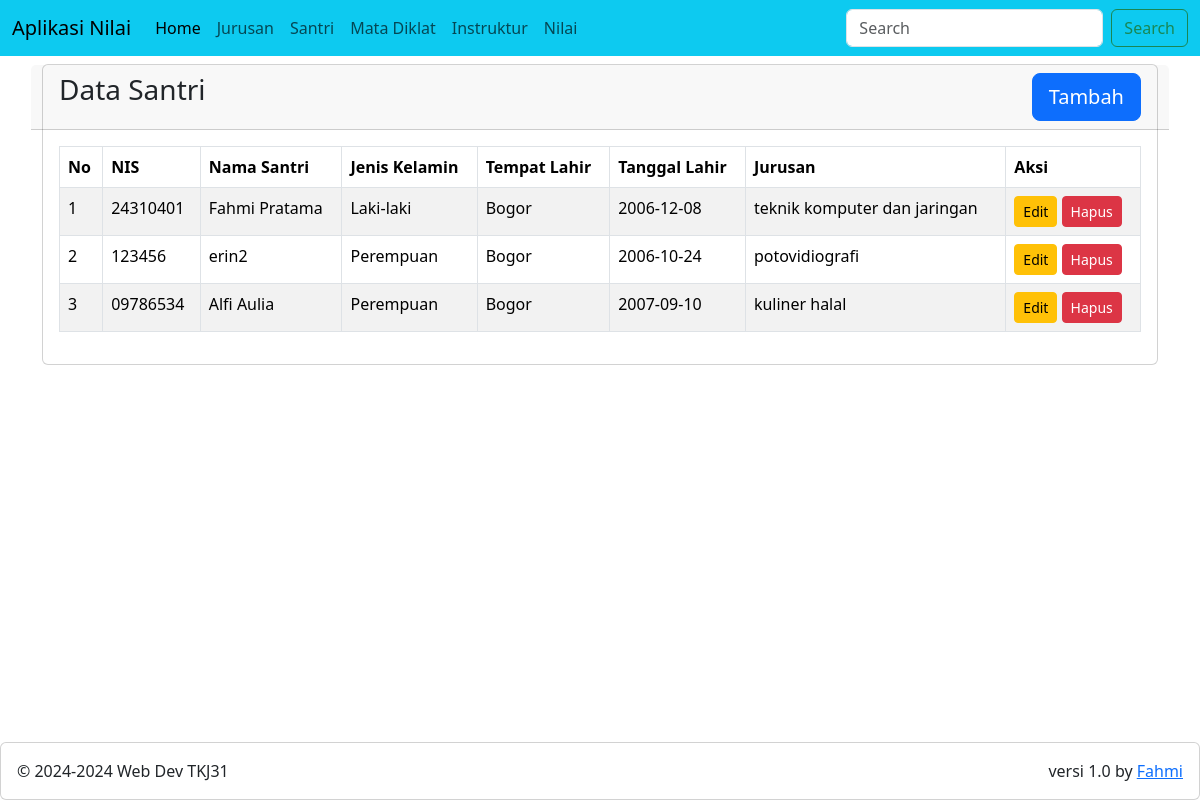
The page /?m=santri on the database its author committed.
### tables this page shows
CREATE TABLE `students` (
  `id` int(11) NOT NULL,
  `nis` varchar(10) NOT NULL,
  `name` varchar(100) DEFAULT NULL,
  `gender` varchar(30) DEFAULT NULL,
  `pob` varchar(75) DEFAULT NULL,
  `dob` date DEFAULT NULL,
  `major_id` int(11) NOT NULL
);

CREATE TABLE `majors` (
  `id` int(11) NOT NULL,
  `name` varchar(75) DEFAULT NULL,
  `capacity` int(11) DEFAULT NULL,
  `fill` int(11) DEFAULT NULL
);

### santri/view.php (the view)
<div class="row">
    <div class="col-12">
        <div class="card">
            <div class="card-header row">
                <div class="card-title h3 col-8">Data Santri</div>
                <div class="col-4">
                    <a href="?m=santri&s=add" class="btn btn-lg btn-primary float-end">Tambah</a>
                </div>
            </div>
            <div class="card-body">
                <table class="table table-bordered table-striped table-hover">
                    <thead>
                        <tr>
                            <th>No</th>
                            <th>NIS</th>
                            <th>Nama Santri</th>
                            <th>Jenis Kelamin</th>
                            <th>Tempat Lahir</th>
                            <th>Tanggal Lahir</th>
                            <th>Jurusan</th>
                            <th>Aksi</th>
                        </tr>
                    </thead>
                    <tbody>
                        <?php
                        include_once('config.php');
                        $sql = "SELECT students.id AS ids, students.nis, students.name AS names, students.gender, students.pob, students.dob, majors.id, majors.name AS namem FROM students JOIN majors ON majors.id=students.major_id";
                        $result = mysqli_query($con,$sql);
                        if (mysqli_num_rows($result)) {
                            $no=1;
                            while ($r = mysqli_fetch_assoc($result)) {
                            echo '<tr>
                                <td>'.$no.'</td>
                                <td>'.$r['nis'].'</td>
                                <td>'.$r['names'].'</td>
                                <td>'.$r['gender'].'</td>
                                <td>'.$r['pob'].'</td>
                                <td>'.$r['dob'].'</td>
                                <td>'.$r['namem'].'</td>
                                <td>
                                    <a href="?m=santri&s=edit&id='.$r['ids'].'" class="btn btn-warning btn-sm">Edit</a>
                                    <a href="?m=santri&s=delete&id='.$r['ids'].'" class="btn btn-danger btn-sm" onclick="return confirm(\'Yakin santri akan dihapus?, Menghapus santri akan menghilangkan semua data santri pada santri tersebut\')">Hapus</a>
                                </td>
                            </tr>';
                            $no++;
                        }
                        } else {
                            echo '<tr>
                                <td colspan="8" align="center">Data Kosong</td>
                                </tr>';
                        }
                        ?>
                    </tbody>
                </table>
            </div>
        </div>
    </div>
</div>

### index.php (shortened to what this page needs)
 <!DOCTYPE html>
 <html lang="en">
 <head>
    <link href="https://cdn.jsdelivr.net/npm/bootstrap@5.3.3/dist/css/bootstrap.min.css" rel="stylesheet">
 </head>
 <body>
 <nav class="navbar navbar-expand-lg bg-info">
  <div class="container-fluid">
    <a class="navbar-brand" href="#">Aplikasi Nilai</a>
    <div class="collapse navbar-collapse" id="navbarSupportedContent">
      <ul class="navbar-nav me-auto mb-2 mb-lg-0">
        <li class="nav-item">
          <a class="nav-link active" aria-current="page" href=".">Home</a>
        </li>
        <li class="nav-item">
          <a class="nav-link" href="?m=jurusan">Jurusan</a>
        </li>
        <li class="nav-item">
          <a class="nav-link" href="?m=santri">Santri</a>
        </li>
        <li class="nav-item">
          <a class="nav-link" href="?m=mapel">Mata Diklat</a>
        </li>
        <li class="nav-item">
          <a class="nav-link" href="?m=instruktur">Instruktur</a>
        </li>
        <li class="nav-item">
          <a class="nav-link" href="?m=nilai">Nilai</a>
        </li>
      </ul>
      <form class="d-flex" role="search">
        <input class="form-control me-2" type="search" placeholder="Search" aria-label="Search">
        <button class="btn btn-outline-success" type="submit">Search</button>
      </form>
    </div>
  </div>
</nav>
<div class="container mt-2 mb-4">
    <?php include_once('tkj.php'); ?>
</div>
<div class="fixed-bottom">
    <div class="card">
        <div class="card-body">
            &copy; 2024-<?=date("Y")?> Web Dev TKJ31
            <span class="float-end">
                versi 1.0 by <a href="http://fahmiofficial.lovestoblog.com/?i=1" target="blank" rel="noopener noreferrer">Fahmi</a>
            </span>
        </div>
    </div>
</div>
 </body>
 </html>

### tkj.php (shortened to what this page needs)
<?php
$module = isset($_GET['m']) ? $_GET['m'] : 'home';
switch ($module) {
    case 'santri':
        include('santri/index.php');
        break;
}

### santri/index.php (shortened to what this page needs)
<?php
$module = isset ($_GET['s']) ? $_GET['s'] : 'view';
switch ($module) {
    case 'view': default:
        include('santri/view.php');
        break;
}

### rows shown on the page
students: nis "24310401", name "Fahmi Pratama", gender "Laki-laki", pob "Bogor", dob "2006-12-08", major.name "teknik komputer dan jaringan"
students: nis "123456", name "erin2", gender "Perempuan", pob "Bogor", dob "2006-10-24", major.name "potovidiografi"
students: nis "09786534", name "Alfi Aulia", gender "Perempuan", pob "Bogor", dob "2007-09-10", major.name "kuliner halal"
